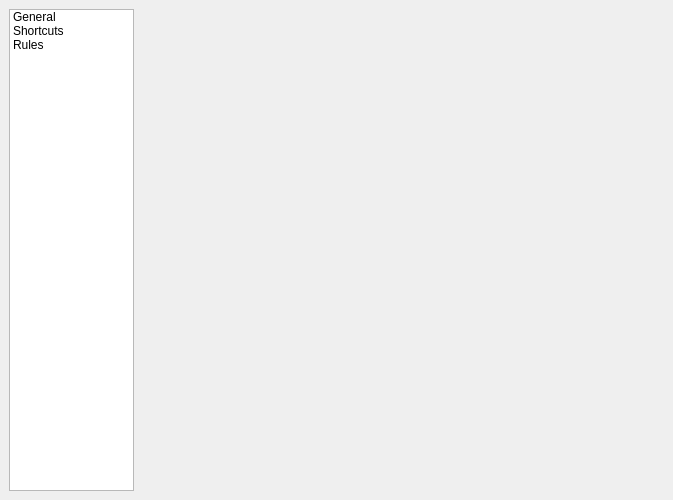
<?xml version="1.0" encoding="UTF-8"?>
<ui version="4.0">
 <class>Batab</class>
 <widget class="QMainWindow" name="Batab">
  <property name="geometry">
   <rect>
    <x>0</x>
    <y>0</y>
    <width>673</width>
    <height>500</height>
   </rect>
  </property>
  <property name="windowTitle">
   <string>Batab</string>
  </property>
  <widget class="QWidget" name="centralwidget">
   <layout class="QHBoxLayout" name="horizontalLayout">
    <item>
     <widget class="QListWidget" name="LW_option">
      <property name="minimumSize">
       <size>
        <width>125</width>
        <height>0</height>
       </size>
      </property>
      <property name="maximumSize">
       <size>
        <width>125</width>
        <height>16777215</height>
       </size>
      </property>
      <property name="sizeAdjustPolicy">
       <enum>QAbstractScrollArea::SizeAdjustPolicy::AdjustToContents</enum>
      </property>
      <item>
       <property name="text">
        <string>General</string>
       </property>
       <property name="icon">
        <iconset theme="QIcon::ThemeIcon::DocumentProperties"/>
       </property>
      </item>
      <item>
       <property name="text">
        <string>Shortcuts</string>
       </property>
       <property name="icon">
        <iconset theme="QIcon::ThemeIcon::InputKeyboard"/>
       </property>
      </item>
      <item>
       <property name="text">
        <string>Rules</string>
       </property>
       <property name="icon">
        <iconset theme="QIcon::ThemeIcon::MailMessageNew"/>
       </property>
      </item>
     </widget>
    </item>
    <item>
     <widget class="QStackedWidget" name="SW_optionDetails">
      <property name="sizePolicy">
       <sizepolicy hsizetype="Expanding" vsizetype="Expanding">
        <horstretch>0</horstretch>
        <verstretch>0</verstretch>
       </sizepolicy>
      </property>
      <property name="currentIndex">
       <number>-1</number>
      </property>
     </widget>
    </item>
   </layout>
  </widget>
 </widget>
 <resources/>
 <connections/>
</ui>
